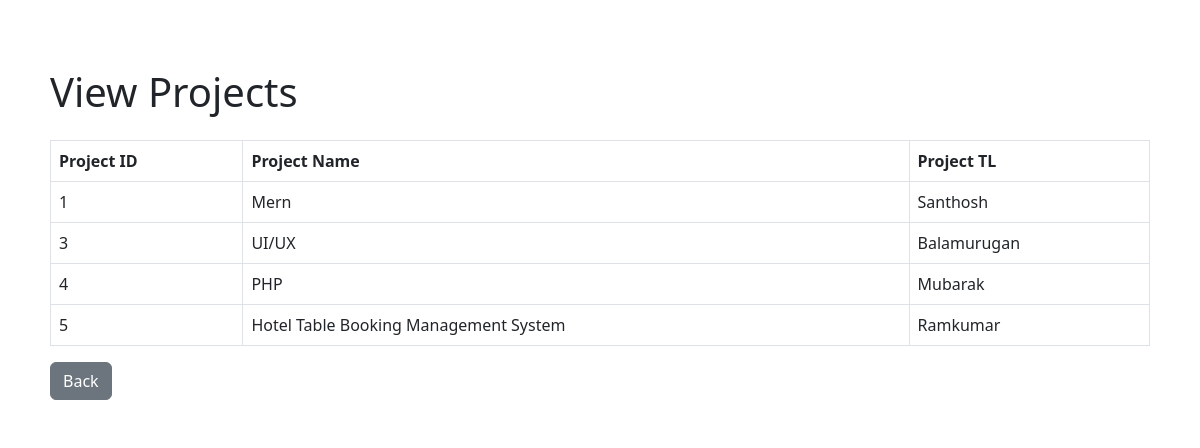
/view_projects.php, run on the app's committed database.
### tables this page shows
CREATE TABLE `projects` (
  `project_id` int(11) NOT NULL,
  `project_name` varchar(100) NOT NULL,
  `project_tl` int(11) DEFAULT NULL
);

CREATE TABLE `staff` (
  `id` int(11) NOT NULL,
  `name` varchar(255) NOT NULL,
  `email` varchar(255) NOT NULL,
  `role` varchar(255) NOT NULL
);

### view_projects.php (the view, shortened to what this page needs)
<!DOCTYPE html>
<html lang="en">
<head>
    <link rel="stylesheet" href="https://cdnjs.cloudflare.com/ajax/libs/twitter-bootstrap/5.3.0/css/bootstrap.min.css">
</head>
<body>
    <div class="container mt-5">
        <h1 class="mb-4">View Projects</h1>
        <table class="table table-bordered">
            <thead class="thead-dark">
                <tr>
                    <th>Project ID</th>
                    <th>Project Name</th>
                    <th>Project TL</th>
                </tr>
            </thead>
            <tbody>
                <?php
                include 'db_connect.php';
                $sql = "SELECT p.project_id, p.project_name, s.name AS project_tl
                        FROM projects p
                        INNER JOIN staff s ON p.project_tl = s.id";
                $result = $conn->query($sql);
                if ($result && $result->rowCount() > 0) {
                    while ($row = $result->fetch(PDO::FETCH_ASSOC)) {
                        echo "<tr>";
                        echo "<td>" . htmlspecialchars($row["project_id"]) . "</td>";
                        echo "<td>" . htmlspecialchars($row["project_name"]) . "</td>";
                        echo "<td>" . htmlspecialchars($row["project_tl"]) . "</td>";
                        echo "</tr>";
                    }
                } else {
                    echo "<tr><td colspan='3'>No projects found</td></tr>";
                }
                ?>
            </tbody>
        </table>
        <a href="dashboard.html" class="btn btn-secondary">Back</a>
    </div>
</body>
</html>

### view_projects.php (style rules this page uses)
body { background: url('bgimage.jpg') no-repeat center center fixed; background-size: cover; }
.container { background-color: rgba(255, 255, 255, 0.9); padding: 20px; border-radius: 10px; margin-top: 20px; }
table { background-color: white; }

### data on the page
projects: project_id "1", project_name "Mern", project_tl.name "Santhosh"
projects: project_id "3", project_name "UI/UX", project_tl.name "Balamurugan"
projects: project_id "4", project_name "PHP", project_tl.name "Mubarak"
projects: project_id "5", project_name "Hotel Table Booking Management System", project_tl.name "Ramkumar"
